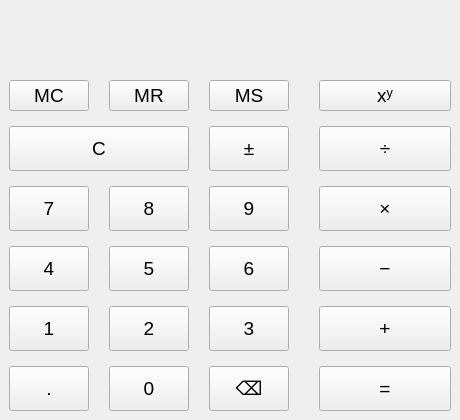
<?xml version="1.0" encoding="UTF-8"?>
<ui version="4.0">
 <class>MainWindow</class>
 <widget class="QMainWindow" name="MainWindow">
  <property name="geometry">
   <rect>
    <x>0</x>
    <y>0</y>
    <width>460</width>
    <height>420</height>
   </rect>
  </property>
  <property name="sizePolicy">
   <sizepolicy hsizetype="Preferred" vsizetype="Preferred">
    <horstretch>0</horstretch>
    <verstretch>0</verstretch>
   </sizepolicy>
  </property>
  <property name="font">
   <font>
    <pointsize>14</pointsize>
   </font>
  </property>
  <property name="windowTitle">
   <string>Калькулятор</string>
  </property>
  <widget class="QWidget" name="centralwidget">
   <layout class="QVBoxLayout" name="verticalLayout" stretch="1,1,8">
    <item>
     <widget class="QLabel" name="l_formula">
      <property name="text">
       <string/>
      </property>
      <property name="alignment">
       <set>Qt::AlignmentFlag::AlignRight|Qt::AlignmentFlag::AlignTrailing|Qt::AlignmentFlag::AlignVCenter</set>
      </property>
     </widget>
    </item>
    <item>
     <layout class="QHBoxLayout" name="horizontalLayout">
      <item>
       <widget class="QLabel" name="l_memory">
        <property name="text">
         <string/>
        </property>
       </widget>
      </item>
      <item>
       <widget class="QLabel" name="l_result">
        <property name="text">
         <string/>
        </property>
        <property name="alignment">
         <set>Qt::AlignmentFlag::AlignRight|Qt::AlignmentFlag::AlignTrailing|Qt::AlignmentFlag::AlignVCenter</set>
        </property>
       </widget>
      </item>
     </layout>
    </item>
    <item>
     <layout class="QGridLayout" name="gridLayout" columnstretch="1,0,0,0,5">
      <property name="horizontalSpacing">
       <number>20</number>
      </property>
      <property name="verticalSpacing">
       <number>15</number>
      </property>
      <item row="5" column="1">
       <widget class="QPushButton" name="btn_num_0">
        <property name="minimumSize">
         <size>
          <width>0</width>
          <height>45</height>
         </size>
        </property>
        <property name="text">
         <string>0</string>
        </property>
       </widget>
      </item>
      <item row="1" column="2">
       <widget class="QPushButton" name="btn_plus_minus">
        <property name="minimumSize">
         <size>
          <width>0</width>
          <height>45</height>
         </size>
        </property>
        <property name="text">
         <string>±</string>
        </property>
       </widget>
      </item>
      <item row="2" column="0">
       <widget class="QPushButton" name="btn_num_7">
        <property name="minimumSize">
         <size>
          <width>0</width>
          <height>45</height>
         </size>
        </property>
        <property name="text">
         <string>7</string>
        </property>
       </widget>
      </item>
      <item row="5" column="0">
       <widget class="QPushButton" name="btn_point">
        <property name="minimumSize">
         <size>
          <width>0</width>
          <height>45</height>
         </size>
        </property>
        <property name="text">
         <string>.</string>
        </property>
       </widget>
      </item>
      <item row="1" column="4">
       <widget class="QPushButton" name="btn_div">
        <property name="minimumSize">
         <size>
          <width>0</width>
          <height>45</height>
         </size>
        </property>
        <property name="text">
         <string>÷</string>
        </property>
       </widget>
      </item>
      <item row="4" column="1">
       <widget class="QPushButton" name="btn_num_2">
        <property name="minimumSize">
         <size>
          <width>0</width>
          <height>45</height>
         </size>
        </property>
        <property name="text">
         <string>2</string>
        </property>
       </widget>
      </item>
      <item row="2" column="2">
       <widget class="QPushButton" name="btn_num_9">
        <property name="minimumSize">
         <size>
          <width>0</width>
          <height>45</height>
         </size>
        </property>
        <property name="text">
         <string>9</string>
        </property>
       </widget>
      </item>
      <item row="3" column="4">
       <widget class="QPushButton" name="btn_sub">
        <property name="minimumSize">
         <size>
          <width>0</width>
          <height>45</height>
         </size>
        </property>
        <property name="text">
         <string>−</string>
        </property>
       </widget>
      </item>
      <item row="0" column="4">
       <widget class="QPushButton" name="btn_pow">
        <property name="text">
         <string>xʸ</string>
        </property>
       </widget>
      </item>
      <item row="1" column="0" colspan="2">
       <widget class="QPushButton" name="btn_c">
        <property name="minimumSize">
         <size>
          <width>0</width>
          <height>45</height>
         </size>
        </property>
        <property name="text">
         <string>C</string>
        </property>
       </widget>
      </item>
      <item row="3" column="0">
       <widget class="QPushButton" name="btn_num_4">
        <property name="minimumSize">
         <size>
          <width>0</width>
          <height>45</height>
         </size>
        </property>
        <property name="text">
         <string>4</string>
        </property>
       </widget>
      </item>
      <item row="4" column="2">
       <widget class="QPushButton" name="btn_num_3">
        <property name="minimumSize">
         <size>
          <width>0</width>
          <height>45</height>
         </size>
        </property>
        <property name="text">
         <string>3</string>
        </property>
       </widget>
      </item>
      <item row="5" column="2">
       <widget class="QPushButton" name="btn_backspace">
        <property name="minimumSize">
         <size>
          <width>0</width>
          <height>45</height>
         </size>
        </property>
        <property name="text">
         <string>⌫</string>
        </property>
       </widget>
      </item>
      <item row="4" column="0">
       <widget class="QPushButton" name="btn_num_1">
        <property name="minimumSize">
         <size>
          <width>0</width>
          <height>45</height>
         </size>
        </property>
        <property name="text">
         <string>1</string>
        </property>
       </widget>
      </item>
      <item row="4" column="4">
       <widget class="QPushButton" name="btn_add">
        <property name="minimumSize">
         <size>
          <width>0</width>
          <height>45</height>
         </size>
        </property>
        <property name="text">
         <string>+</string>
        </property>
       </widget>
      </item>
      <item row="0" column="2">
       <widget class="QPushButton" name="btn_ms">
        <property name="text">
         <string>MS</string>
        </property>
       </widget>
      </item>
      <item row="0" column="1">
       <widget class="QPushButton" name="btn_mr">
        <property name="text">
         <string>MR</string>
        </property>
       </widget>
      </item>
      <item row="5" column="4">
       <widget class="QPushButton" name="btn_equal">
        <property name="minimumSize">
         <size>
          <width>0</width>
          <height>45</height>
         </size>
        </property>
        <property name="text">
         <string>=</string>
        </property>
       </widget>
      </item>
      <item row="0" column="0">
       <widget class="QPushButton" name="btn_mc">
        <property name="text">
         <string>MC</string>
        </property>
       </widget>
      </item>
      <item row="3" column="2">
       <widget class="QPushButton" name="btn_num_6">
        <property name="minimumSize">
         <size>
          <width>0</width>
          <height>45</height>
         </size>
        </property>
        <property name="text">
         <string>6</string>
        </property>
       </widget>
      </item>
      <item row="2" column="1">
       <widget class="QPushButton" name="btn_num_8">
        <property name="minimumSize">
         <size>
          <width>0</width>
          <height>45</height>
         </size>
        </property>
        <property name="text">
         <string>8</string>
        </property>
       </widget>
      </item>
      <item row="2" column="4">
       <widget class="QPushButton" name="btn_mult">
        <property name="minimumSize">
         <size>
          <width>0</width>
          <height>45</height>
         </size>
        </property>
        <property name="text">
         <string>×</string>
        </property>
       </widget>
      </item>
      <item row="3" column="1">
       <widget class="QPushButton" name="btn_num_5">
        <property name="minimumSize">
         <size>
          <width>0</width>
          <height>45</height>
         </size>
        </property>
        <property name="text">
         <string>5</string>
        </property>
       </widget>
      </item>
      <item row="0" column="3">
       <spacer name="horizontalSpacer">
        <property name="orientation">
         <enum>Qt::Orientation::Horizontal</enum>
        </property>
        <property name="sizeHint" stdset="0">
         <size>
          <width>10</width>
          <height>20</height>
         </size>
        </property>
       </spacer>
      </item>
     </layout>
    </item>
   </layout>
  </widget>
 </widget>
 <resources/>
 <connections/>
</ui>
